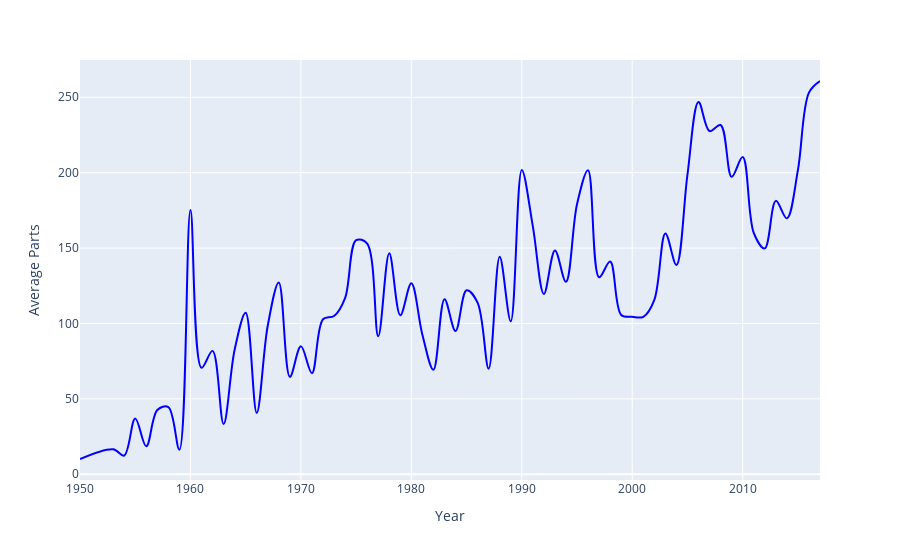

The notebook cell saved with this chart:
### Markdown cell above
## Create a visualization for item 2.

### Code cell
import plotly.express as px

# Create the initial line plot
fig = px.line(df3, x='year', y='average_num_parts', 
              color_discrete_sequence=['blue'],
              line_shape='spline',
              labels={'year':'Year', 'average_num_parts':'Average Parts'},
             )

# Show the combined plot
fig.show()

### Figure 1 — Plotly figure (JSON) as saved in the notebook; plotly's stock layout.template omitted (floating-point values rounded to 4 significant figures)
{"data": [{"hovertemplate": "Year=%{x}<br>Average Parts=%{y}<extra></extra>", "legendgroup": "", "line": {"color": "blue", "dash": "solid", "shape": "spline"}, "marker": {"symbol": "circle"}, "mode": "lines", "name": "", "orientation": "v", "showlegend": false, "x": [1950, 1953, 1954, 1955, 1956, 1957, 1958, 1959, 1960, 1961, 1962, 1963, 1964, 1965, 1966, 1967, 1968, 1969, 1970, 1971, 1972, 1973, 1974, 1975, 1976, 1977, 1978, 1979, 1980, 1981, 1982, 1983, 1984, 1985, 1986, 1987, 1988, 1989, 1990, 1991, 1992, 1993, 1994, 1995, 1996, 1997, 1998, 1999, 2000, 2001, 2002, 2003, 2004, 2005, 2006, 2007, 2008, 2009, 2010, 2011, 2012, 2013, 2014, 2015, 2016, 2017], "xaxis": "x", "y": [10.1, 16.5, 12.4, 36.9, 18.5, 42.6, 44.5, 16.3, 175.3, 70.6, 81.8, 33.3, 82.6, 107.1, 40.6, 98.6, 127.2, 64.6, 84.8, 67, 102.8, 104.9, 116.8, 155.2, 153, 91.5, 146.6, 105.4, 126.6, 92.5, 69.3, 116.1, 95, 122, 113.8, 70, 144.2, 101.4, 201.8, 164.4, 119.6, 148.4, 127.6, 179, 201.6, 130.6, 141.1, 105.6, 104.4, 104.4, 115.7, 159.7, 138.8, 198.7, 246.8, 227.6, 231.6, 197.3, 210.4, 160.1, 149.8, 181.3, 169.7, 201.7, 253.1, 260.8], "yaxis": "y", "type": "scatter"}], "layout": {"xaxis": {"anchor": "y", "domain": [0, 1], "title": {"text": "Year"}}, "yaxis": {"anchor": "x", "domain": [0, 1], "title": {"text": "Average Parts"}}, "legend": {"tracegroupgap": 0}, "margin": {"t": 60}}}
